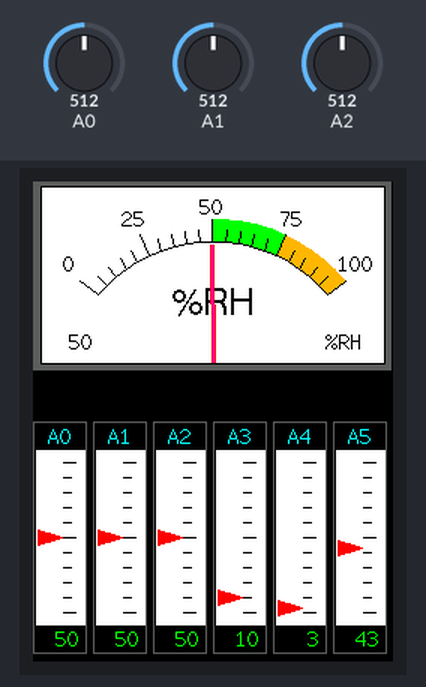
Simulated run of this sketch. Board: Arduino Uno, built with avr-gcc and run on an emulated ATmega328P. Parts: 240×320 colour display. Inputs (shaded band) come from the test bench; at power-on: A2 = 512, A0 = 512, A1 = 512.

Above: at 1.7 s.
1.8 s: A2 set to 716
At 2.27 s:
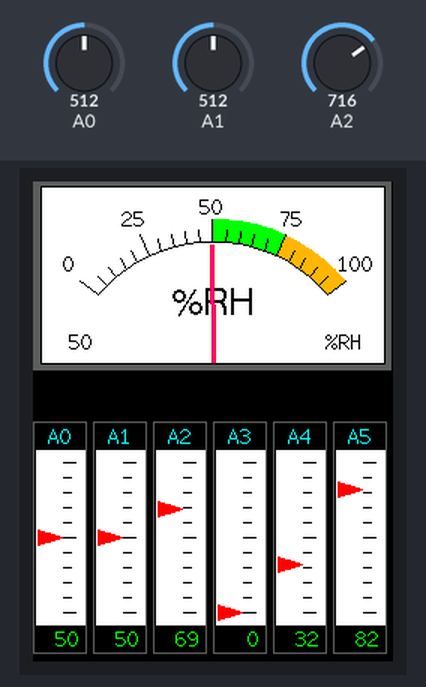
3.6 s: A0 set to 716
At 3.96 s:
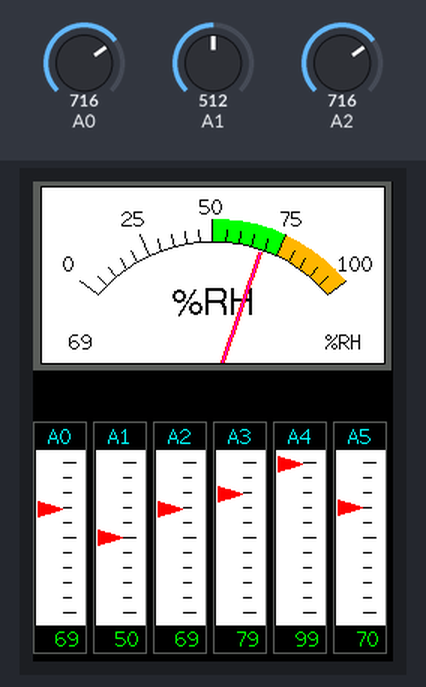
5.2 s: A1 set to 350
At 5.66 s:
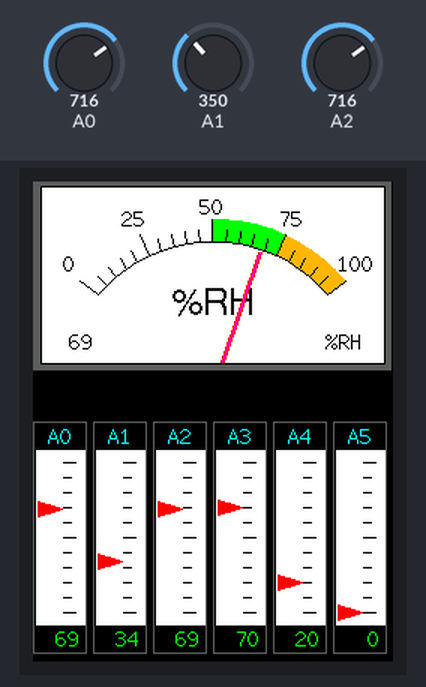
7.0 s: A1 set to 0
At 7.32 s:
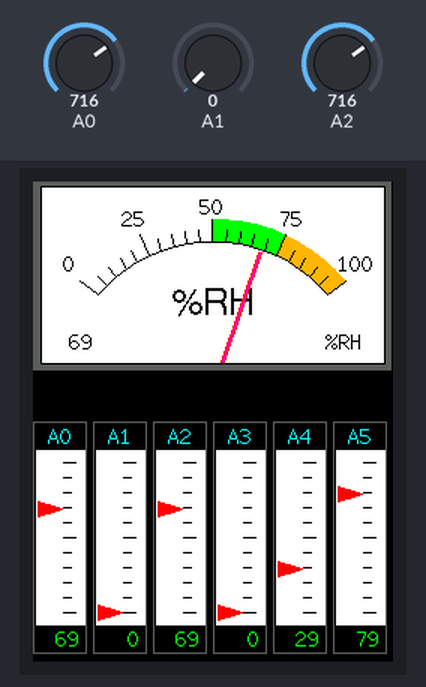
8.6 s: A0 set to 122
At 8.97 s:
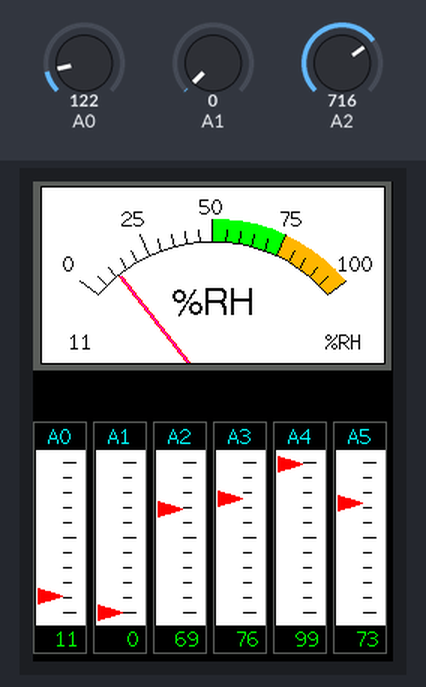
10.3 s: A2 set to 1023
At 10.56 s:
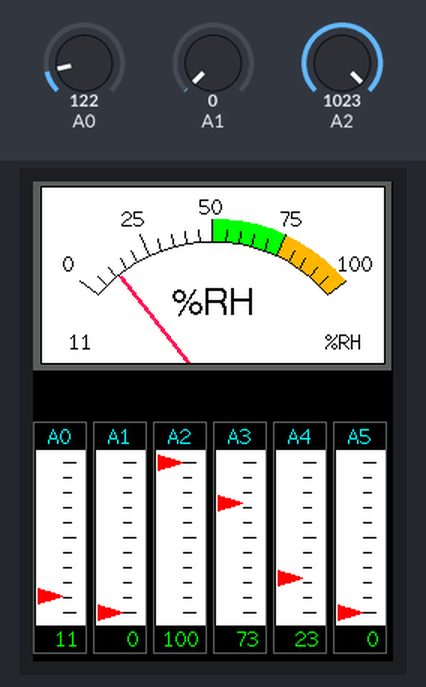
Timing chart, 0 to 12.9 s (numbered marks = the images above; inputs shaded):
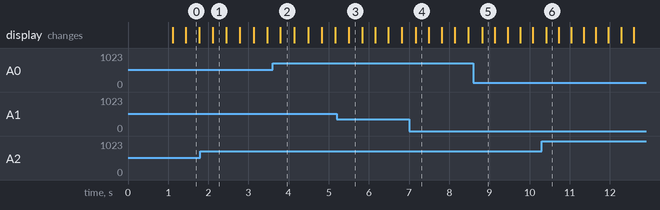

The sketch:

TFT_Meters.ino
```cpp
/*
 Example animated analogue meters using a ILI9341 TFT LCD screen

 Needs Font 2 (also Font 4 if using large scale label)

 Comment out lines 153 and 197 to reduce needle flicker and
 to remove need for Font 4 (which uses ~5k of FLASH!)

 */

#include <TFT_ILI9341.h> // Hardware-specific library
#include <SPI.h>

TFT_ILI9341 tft = TFT_ILI9341();       // Invoke custom library

#define TFT_GREY 0x5AEB

float ltx = 0;    // Saved x coord of bottom of needle
uint16_t osx = 120, osy = 120; // Saved x & y coords
uint32_t updateTime = 0;       // time for next update

int old_analog =  -999; // Value last displayed
int old_digital = -999; // Value last displayed

int value[6] = {0, 0, 0, 0, 0, 0};
int old_value[6] = { -1, -1, -1, -1, -1, -1};
int d = 0;

void setup(void) {
  tft.init();
  tft.setRotation(0);
  Serial.begin(57600); // For debug
  tft.fillScreen(TFT_BLACK);

  analogMeter(); // Draw analogue meter

  // Draw 6 linear meters
  byte d = 40;
  plotLinear("A0", 0, 160);
  plotLinear("A1", 1 * d, 160);
  plotLinear("A2", 2 * d, 160);
  plotLinear("A3", 3 * d, 160);
  plotLinear("A4", 4 * d, 160);
  plotLinear("A5", 5 * d, 160);

  updateTime = millis(); // Next update time
}


void loop() {
  if (updateTime <= millis()) {
    updateTime = millis() + 35;

    d += 4; if (d >= 360) d = 0;

    value[0] = map(analogRead(A0), 0, 1023, 0, 100); // Test with value form Analogue 0
    value[1] = map(analogRead(A1), 0, 1023, 0, 100); // Test with value form Analogue 1
    value[2] = map(analogRead(A2), 0, 1023, 0, 100); // Test with value form Analogue 2
    //value[3] = map(analogRead(A3), 0, 1023, 0, 100); // Test with value form Analogue 3
    //value[4] = map(analogRead(A4), 0, 1023, 0, 100); // Test with value form Analogue 4
    //value[5] = map(analogRead(A5), 0, 1023, 0, 100); // Test with value form Analogue 5

    // Create a Sine wave for testing
//    value[0] = 50 + 50 * sin((d + 0) * 0.0174532925);
//    value[1] = 50 + 50 * sin((d + 60) * 0.0174532925);
//    value[2] = 50 + 50 * sin((d + 120) * 0.0174532925);
    value[3] = 50 + 50 * sin((d + 180) * 0.0174532925);
    value[4] = 50 + 50 * sin((d + 240) * 0.0174532925);
    value[5] = 50 + 50 * sin((d + 300) * 0.0174532925);

    //unsigned long t = millis();
    plotPointer(); // It takes aout 3.5ms to plot each gauge for a 1 pixel move, 21ms for 6 gauges

    plotNeedle(value[0], 0); // It takes between 2 and 12ms to replot the needle with zero delay
    //Serial.println(millis()-t); // Print time taken for meter update
  }
}


// #########################################################################
//  Draw the analogue meter on the screen
// #########################################################################
void analogMeter()
{
  // Meter outline
  tft.fillRect(0, 0, 239, 126, TFT_GREY);
  tft.fillRect(5, 3, 230, 119, TFT_WHITE);

  tft.setTextColor(TFT_BLACK);  // Text colour

  // Draw ticks every 5 degrees from -50 to +50 degrees (100 deg. FSD swing)
  for (int i = -50; i < 51; i += 5) {
    // Long scale tick length
    int tl = 15;

    // Coodinates of tick to draw
    float sx = cos((i - 90) * 0.0174532925);
    float sy = sin((i - 90) * 0.0174532925);
    uint16_t x0 = sx * (100 + tl) + 120;
    uint16_t y0 = sy * (100 + tl) + 140;
    uint16_t x1 = sx * 100 + 120;
    uint16_t y1 = sy * 100 + 140;

    // Coordinates of next tick for zone fill
    float sx2 = cos((i + 5 - 90) * 0.0174532925);
    float sy2 = sin((i + 5 - 90) * 0.0174532925);
    int x2 = sx2 * (100 + tl) + 120;
    int y2 = sy2 * (100 + tl) + 140;
    int x3 = sx2 * 100 + 120;
    int y3 = sy2 * 100 + 140;

    // Yellow zone limits
    //if (i >= -50 && i < 0) {
    //  tft.fillTriangle(x0, y0, x1, y1, x2, y2, TFT_YELLOW);
    //  tft.fillTriangle(x1, y1, x2, y2, x3, y3, TFT_YELLOW);
    //}

    // Green zone limits
    if (i >= 0 && i < 25) {
      tft.fillTriangle(x0, y0, x1, y1, x2, y2, TFT_GREEN);
      tft.fillTriangle(x1, y1, x2, y2, x3, y3, TFT_GREEN);
    }

    // Orange zone limits
    if (i >= 25 && i < 50) {
      tft.fillTriangle(x0, y0, x1, y1, x2, y2, TFT_ORANGE);
      tft.fillTriangle(x1, y1, x2, y2, x3, y3, TFT_ORANGE);
    }

    // Short scale tick length
    if (i % 25 != 0) tl = 8;

    // Recalculate coords incase tick lenght changed
    x0 = sx * (100 + tl) + 120;
    y0 = sy * (100 + tl) + 140;
    x1 = sx * 100 + 120;
    y1 = sy * 100 + 140;

    // Draw tick
    tft.drawLine(x0, y0, x1, y1, TFT_BLACK);

    // Check if labels should be drawn, with position tweaks
    if (i % 25 == 0) {
      // Calculate label positions
      x0 = sx * (100 + tl + 10) + 120;
      y0 = sy * (100 + tl + 10) + 140;
      switch (i / 25) {
        case -2: tft.drawCentreString("0", x0, y0 - 12, 2); break;
        case -1: tft.drawCentreString("25", x0, y0 - 9, 2); break;
        case 0: tft.drawCentreString("50", x0, y0 - 6, 2); break;
        case 1: tft.drawCentreString("75", x0, y0 - 9, 2); break;
        case 2: tft.drawCentreString("100", x0, y0 - 12, 2); break;
      }
    }

    // Now draw the arc of the scale
    sx = cos((i + 5 - 90) * 0.0174532925);
    sy = sin((i + 5 - 90) * 0.0174532925);
    x0 = sx * 100 + 120;
    y0 = sy * 100 + 140;
    // Draw scale arc, don't draw the last part
    if (i < 50) tft.drawLine(x0, y0, x1, y1, TFT_BLACK);
  }

  tft.drawString("%RH", 5 + 230 - 40, 119 - 20, 2); // Units at bottom right
  tft.drawCentreString("%RH", 120, 70, 4); // Comment out to avoid font 4
  tft.drawRect(5, 3, 230, 119, TFT_BLACK); // Draw bezel line

  plotNeedle(0, 0); // Put meter needle at 0
}

// #########################################################################
// Update needle position
// This function is blocking while needle moves, time depends on ms_delay
// 10ms minimises needle flicker if text is drawn within needle sweep area
// Smaller values OK if text not in sweep area, zero for instant movement but
// does not look realistic... (note: 100 increments for full scale deflection)
// #########################################################################
void plotNeedle(int value, byte ms_delay)
{
  tft.setTextColor(TFT_BLACK, TFT_WHITE);
  char buf[8]; dtostrf(value, 4, 0, buf);
  tft.drawRightString(buf, 40, 119 - 20, 2);

  if (value < -10) value = -10; // Limit value to emulate needle end stops
  if (value > 110) value = 110;

  // Move the needle util new value reached
  while (!(value == old_analog)) {
    if (old_analog < value) old_analog++;
    else old_analog--;

    if (ms_delay == 0) old_analog = value; // Update immediately id delay is 0

    float sdeg = map(old_analog, -10, 110, -150, -30); // Map value to angle
    // Calcualte tip of needle coords
    float sx = cos(sdeg * 0.0174532925);
    float sy = sin(sdeg * 0.0174532925);

    // Calculate x delta of needle start (does not start at pivot point)
    float tx = tan((sdeg + 90) * 0.0174532925);

    // Erase old needle image
    tft.drawLine(120 + 20 * ltx - 1, 140 - 20, osx - 1, osy, TFT_WHITE);
    tft.drawLine(120 + 20 * ltx, 140 - 20, osx, osy, TFT_WHITE);
    tft.drawLine(120 + 20 * ltx + 1, 140 - 20, osx + 1, osy, TFT_WHITE);

    // Re-plot text under needle
    tft.setTextColor(TFT_BLACK);
    tft.drawCentreString("%RH", 120, 70, 4); // // Comment out to avoid font 4

    // Store new needle end coords for next erase
    ltx = tx;
    osx = sx * 98 + 120;
    osy = sy * 98 + 140;

    // Draw the needle in the new postion, magenta makes needle a bit bolder
    // draws 3 lines to thicken needle
    tft.drawLine(120 + 20 * ltx - 1, 140 - 20, osx - 1, osy, TFT_RED);
    tft.drawLine(120 + 20 * ltx, 140 - 20, osx, osy, TFT_MAGENTA);
    tft.drawLine(120 + 20 * ltx + 1, 140 - 20, osx + 1, osy, TFT_RED);

    // Slow needle down slightly as it approaches new postion
    if (abs(old_analog - value) < 10) ms_delay += ms_delay / 5;

    // Wait before next update
    delay(ms_delay);
  }
}

// #########################################################################
//  Draw a linear meter on the screen
// #########################################################################
void plotLinear(char *label, int x, int y)
{
  int w = 36;
  tft.drawRect(x, y, w, 155, TFT_GREY);
  tft.fillRect(x+2, y + 19, w-3, 155 - 38, TFT_WHITE);
  tft.setTextColor(TFT_CYAN, TFT_BLACK);
  tft.drawCentreString(label, x + w / 2, y + 2, 2);

  for (int i = 0; i < 110; i += 10)
  {
    tft.drawFastHLine(x + 20, y + 27 + i, 6, TFT_BLACK);
  }

  for (int i = 0; i < 110; i += 50)
  {
    tft.drawFastHLine(x + 20, y + 27 + i, 9, TFT_BLACK);
  }

  tft.fillTriangle(x+3, y + 127, x+3+16, y+127, x + 3, y + 127 - 5, TFT_RED);
  tft.fillTriangle(x+3, y + 127, x+3+16, y+127, x + 3, y + 127 + 5, TFT_RED);

  tft.drawCentreString("---", x + w / 2, y + 155 - 18, 2);
}

// #########################################################################
//  Adjust 6 linear meter pointer positions
// #########################################################################
void plotPointer(void)
{
  int dy = 187;
  byte pw = 16;

  tft.setTextColor(TFT_GREEN, TFT_BLACK);

  // Move the 6 pointers one pixel towards new value
  for (int i = 0; i < 6; i++)
  {
    char buf[8]; dtostrf(value[i], 4, 0, buf);
    tft.drawRightString(buf, i * 40 + 36 - 5, 187 - 27 + 155 - 18, 2);

    int dx = 3 + 40 * i;
    if (value[i] < 0) value[i] = 0; // Limit value to emulate needle end stops
    if (value[i] > 100) value[i] = 100;

    while (!(value[i] == old_value[i])) {
      dy = 187 + 100 - old_value[i];
      if (old_value[i] > value[i])
      {
        tft.drawLine(dx, dy - 5, dx + pw, dy, TFT_WHITE);
        old_value[i]--;
        tft.drawLine(dx, dy + 6, dx + pw, dy + 1, TFT_RED);
      }
      else
      {
        tft.drawLine(dx, dy + 5, dx + pw, dy, TFT_WHITE);
        old_value[i]++;
        tft.drawLine(dx, dy - 6, dx + pw, dy - 1, TFT_RED);
      }
    }
  }
}
```
